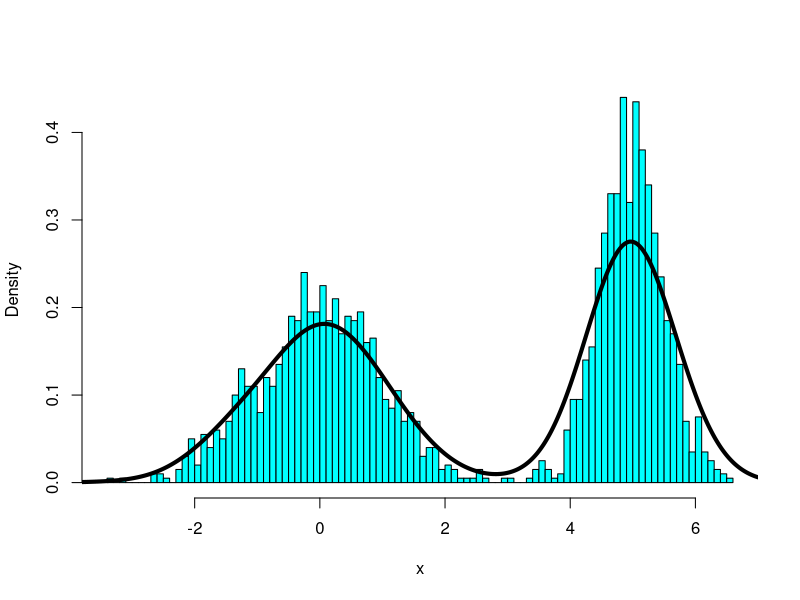
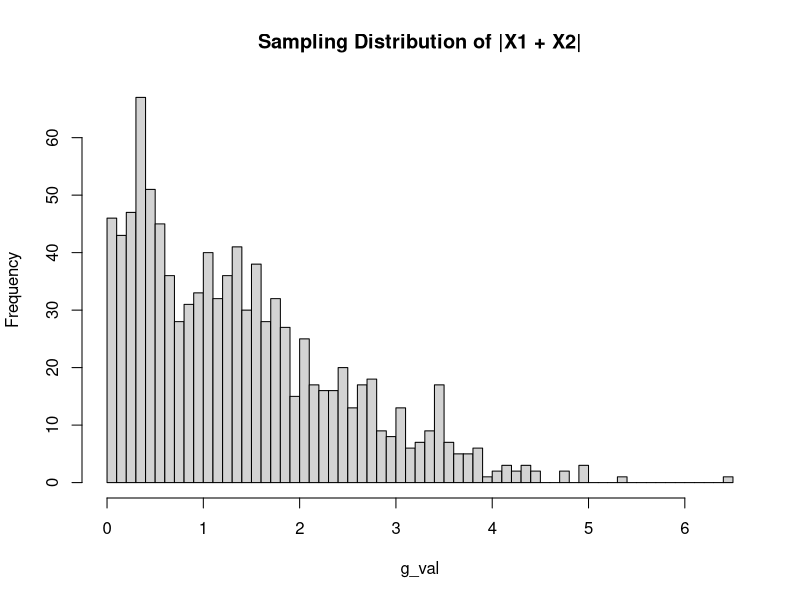
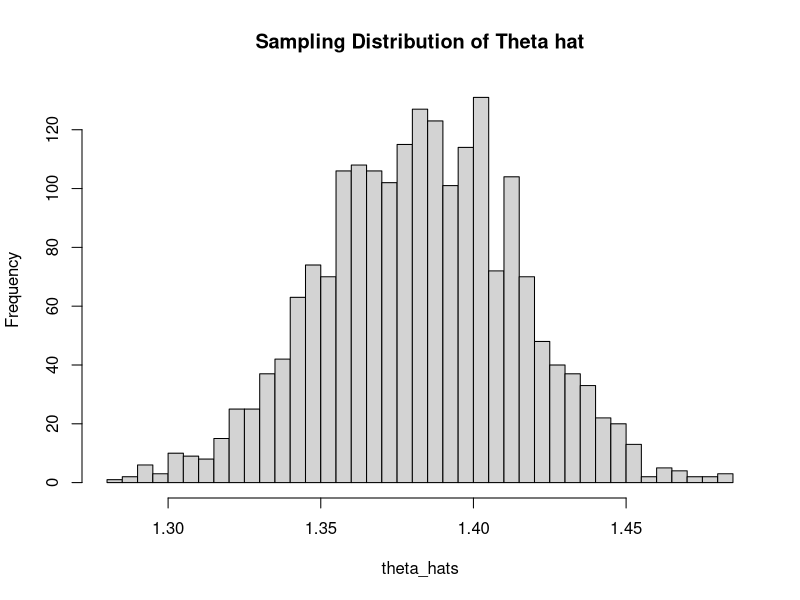
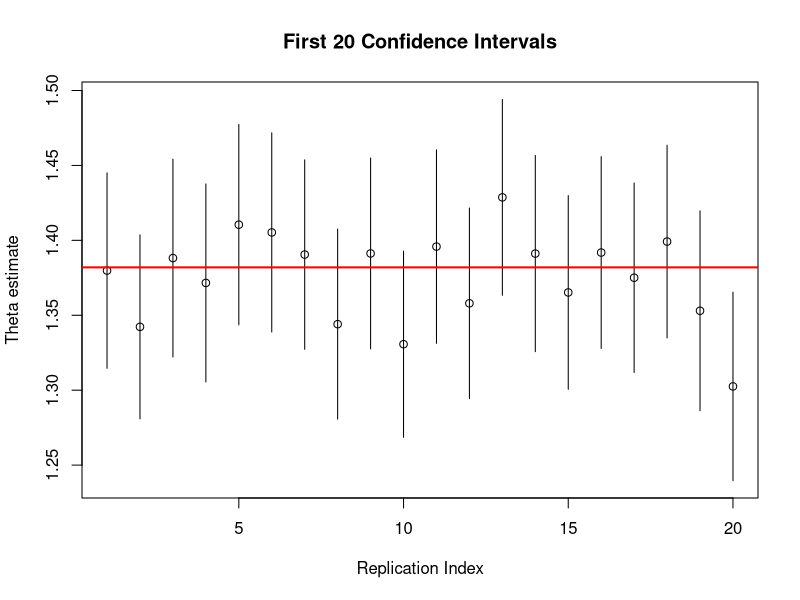

R code for these plots, in order:
## ---- chunk 1
knitr::opts_chunk$set(echo = TRUE)
## ---- chunk 2
set.seed(3150)
n <- 1000
x1 <- rnorm(n,0,1)
x2 <- rnorm(n,5,0.5)  
x <- c(x1, x2)
hist(x, 100, col = "cyan", freq = FALSE, main="")
lines(density(x), lwd = 4)
## ---- chunk 3
n_total <- length(x)
theta_hat <- mean(x)
jack_i_hat <- numeric(n_total)
for(i in 1:n_total){
  jack_i_hat[i] <- mean(x[-i])
}
print(mean(jack_i_hat))
bias <- (n_total-1)*(mean(jack_i_hat) - theta_hat)
se_jack <- sqrt((n_total-1)/n_total * sum((jack_i_hat - mean(jack_i_hat))^2))

ci_jack <- c("LB" = theta_hat - 1.96 * se_jack, "UB" = theta_hat + 1.96 * se_jack)
print(ci_jack)
## ---- chunk 4
library(boot)
set.seed(3150) 
calc_mean <- function(data, indices) {
  return(mean(data[indices]))
}

boot_out_mean <- boot(data = x, statistic = calc_mean, R = 1000)
print(boot_out_mean$t0)

se_boot <- sd(boot_out_mean$t)
ci_boot <- c(boot_out_mean$t0 - 1.96 * se_boot, boot_out_mean$t0 + 1.96 * se_boot)
print(ci_boot)
## ---- chunk 5
theta_hat_med <- median(x)
jack_i_med <- numeric(n_total)

for(i in 1:n_total){
  jack_i_med[i] <- median(x[-i])
}
print(mean(jack_i_med))

se_jack_med <- sqrt((n_total - 1)/n_total * sum((jack_i_med - mean(jack_i_med))^2))
ci_jack_med <- c(theta_hat_med - 1.96 * se_jack_med, theta_hat_med + 1.96 * se_jack_med)
print(ci_jack_med)

## ---- chunk 6
calc_med <- function(data, indices) {
  return(median(data[indices]))
}

boot_out_med <- boot(data = x, statistic = calc_med, R = 1000)
print(boot_out_med$t0)

se_boot_med <- sd(boot_out_med$t)
ci_boot_med <- c(boot_out_med$t0 - 1.96 * se_boot_med, boot_out_med$t0 + 1.96 * se_boot_med)
print(ci_boot_med)
## ---- chunk 7
library(mvtnorm)
set.seed(3150)
covmat <- matrix(c(1, 0.5, 0.5, 1), ncol = 2)
rmvnorm(3, mean = c(0, 0), sigma = covmat)
## ---- chunk 8
library(mvtnorm)
set.seed(3150)
covmat <- matrix(c(1, 0.5, 0.5, 1), ncol = 2)
n <- 1000
sample_a <- rmvnorm(n, mean = c(0,0), sigma = covmat)
g_val <- abs(sample_a[,1] + sample_a[,2])

est_a <- mean(g_val)
print(est_a)

hist(g_val, breaks = 50, main = "Sampling Distribution of |X1 + X2|")
## ---- chunk 9
K <- 2000
theta_hats <- numeric(K)
se_hats <- numeric(K)

for(i in 1:K){
  samp <- rmvnorm(n, mean = c(0,0), sigma = covmat)
  vals <- abs(samp[,1] + samp[,2])
  theta_hats[i] <- mean(vals)
  se_hats[i] <- sd(vals)/sqrt(n)
}

hist(theta_hats, breaks = 50, main = "Sampling Distribution of Theta hat")
## ---- chunk 10
sd(theta_hats)
sd(g_val)/sqrt(1000)
## ---- chunk 11
true_theta <- 2*sqrt(1.5)/sqrt(pi)

plot(1:20, theta_hats[1:20], ylim=c(min(theta_hats[1:20] - 2*se_hats[1:20]), max(theta_hats[1:20] + 2*se_hats[1:20])),
     ylab="Theta estimate", xlab="Replication Index", main="First 20 Confidence Intervals")
segments(1:20, theta_hats[1:20] - 1.96*se_hats[1:20], 1:20, theta_hats[1:20] + 1.96*se_hats[1:20])
abline(h=true_theta, col="red", lwd=2)
## ---- chunk 12
lower <- theta_hats - 1.96 * se_hats
upper <- theta_hats + 1.96 * se_hats

coverage <- mean(lower <= true_theta & upper >= true_theta)
print(coverage)
## ---- chunk 13
library(mvtnorm)
set.seed(3150)
covmat <- matrix(c(1, 0.9, 0.9, 1), ncol = 2)
rmvnorm(3, mean = c(0, 0), sigma = covmat)
## ---- chunk 14
library(mvtnorm)
set.seed(3150)
covmat3 <- matrix(c(1, 0.9, 0.9, 1), ncol=2)
n3 <- 20
samp3 <- rmvnorm(n3, mean = c(0, 0), sigma = covmat3)
rho_hat <- cor(samp3[,1], samp3[,2])
true <- 0.9

bias <- rho_hat - true
print(bias)
alpha <- 0.05
z <- qnorm(1-alpha/2)
margin <- z * sqrt((1-rho_hat^2)/(n-2))
ci <- c((rho_hat-true) - margin, (rho_hat-true) + margin)
print(ci)
## ---- chunk 15
jack_r <- numeric(n3)
for(i in 1:n3){
  jack_r[i] <- cor(samp3[-i, 1], samp3[-i,2])
}
se_jack_r <- sqrt((n3-1)/n3 * sum((jack_r - mean(jack_r))^2))

ci_jack <- c((rho_hat-true) - 1.96 * se_jack_r, (rho_hat-true) + 1.96 * se_jack_r)
print(ci_jack)
## ---- chunk 16

library(boot)
set.seed(3150)
calc_bias <- function(data, indices){
  d <- data[indices,]
  r <- cor(d[,1], d[,2])
  return(r - true)
}

boot_r <- boot(data=samp3, statistic = calc_bias, R=200)

boot_cis <- boot.ci(boot_r, type = c("perc", "basic", "bca"))

print(boot_cis$percent)
## ---- chunk 17
print(boot_cis$basic)
## ---- chunk 18

print(boot_cis$bca)
